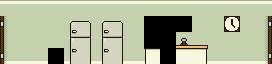

Below is a game level as drawn by its tile map, then a one-line description and the .tmx that defines it (tile-layer data replaced by summaries):
An orthogonal 17x4 tile map with 16x16 px tiles, 1 tile layer (main) and 2 objects (2x item).

<map version="1.0" orientation="orthogonal" width="17" height="4" tilewidth="16" tileheight="16">
 <tileset firstgid="1" name="tiles" tilewidth="16" tileheight="16">
  <image source="../../../data/tiles.png" trans="000000" width="256" height="256" />
 </tileset>
 <layer name="main" width="17" height="4">
  <data>[68 cells, 68 non-empty, 28 distinct tile ids]</data>
 </layer>
 <objectgroup name="objects" width="17" height="4">
  <object type="item" x="160" y="48" width="16" height="16" />
  <object type="item" x="48" y="32" width="16" height="16" />
 </objectgroup>
</map>
